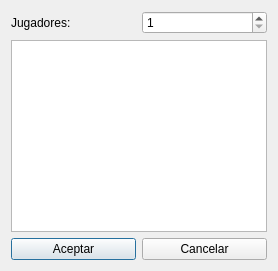
<?xml version="1.0" encoding="UTF-8"?>
<ui version="4.0">
 <class>SeleccionarJugadorDialog</class>
 <widget class="QDialog" name="SeleccionarJugadorDialog">
  <property name="windowTitle"><string>Seleccionar Jugadores</string></property>
  <layout class="QVBoxLayout" name="verticalLayout">
    <item>
      <layout class="QHBoxLayout" name="countLayout">
        <item>
          <widget class="QLabel" name="labelCount">
            <property name="text"><string>Jugadores:</string></property>
          </widget>
        </item>
        <item>
          <widget class="QSpinBox" name="spinBoxCount">
            <property name="minimum"><number>1</number></property>
            <property name="maximum"><number>8</number></property>
          </widget>
        </item>
      </layout>
    </item>
    <item>
      <widget class="QListWidget" name="listWidgetUsers"/>
    </item>
    <item>
      <layout class="QHBoxLayout" name="buttonsLayout">
        <item>
          <widget class="QPushButton" name="buttonOk">
            <property name="text"><string>Aceptar</string></property>
          </widget>
        </item>
        <item>
          <widget class="QPushButton" name="buttonCancel">
            <property name="text"><string>Cancelar</string></property>
          </widget>
        </item>
      </layout>
    </item>
  </layout>
 </widget>
 <resources/>
 <connections/>
</ui>
